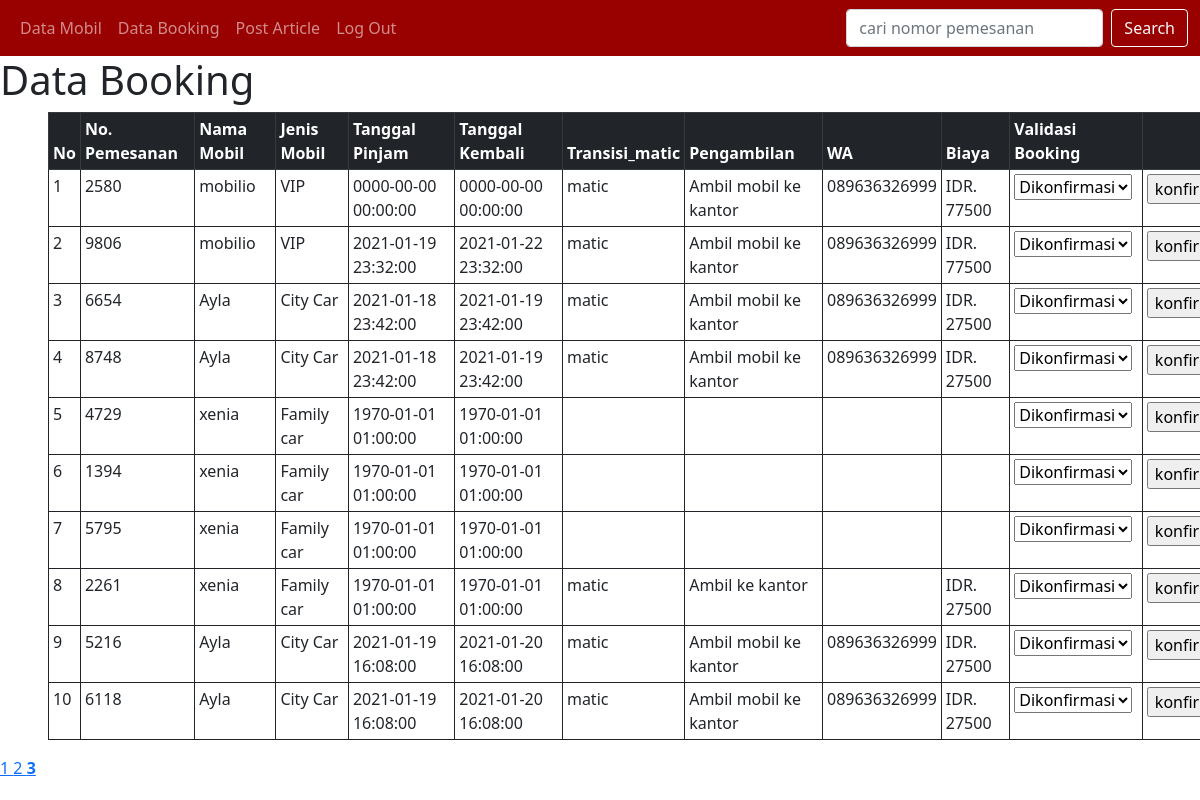
Screenshot of /Indorental/data_booking.php?halaman=3 with the database file from the repository.
### tables this page shows
CREATE TABLE `booking` (
  `id_booking` int(11) NOT NULL,
  `id_mobil` int(11) NOT NULL,
  `no_pemesanan` varchar(5) NOT NULL,
  `tgl_pinjam` datetime NOT NULL,
  `tgl_kembali` datetime NOT NULL,
  `pengambilan` text NOT NULL,
  `transisi_matic` varchar(11) NOT NULL,
  `biaya` varchar(10) NOT NULL,
  `no_WA` varchar(13) NOT NULL,
  `validasi_pemesanan` varchar(10) DEFAULT NULL
);

CREATE TABLE `list_mobil` (
  `id_mobil` int(11) NOT NULL,
  `nama_mobil` varchar(65) NOT NULL,
  `jenis` varchar(20) NOT NULL,
  `deskripsi` text NOT NULL,
  `gambar` varchar(100) NOT NULL,
  `per12` int(11) DEFAULT NULL,
  `per24` int(11) NOT NULL
);

### Indorental/functions.php (called while the page is built, shortened)
<?php
$conn = mysqli_connect("localhost","root","","indorental");
function query($query){
	global $conn;
	$result = mysqli_query($conn, $query);
	$rows = [];
	while ($baris = mysqli_fetch_assoc($result)) {
		$rows[] = $baris;
	}
	return $rows;
}
?>

### Indorental/data_booking.php (the view, shortened to what this page needs)
<?php
require 'functions.php';
$dataperPage = 10;
$data = mysqli_query($conn, "SELECT booking.id_booking, booking.no_pemesanan, list_mobil.nama_mobil, list_mobil.jenis, booking.transisi_matic, booking.tgl_pinjam, booking.tgl_kembali, booking.no_WA, booking.pengambilan, booking.biaya
	FROM booking
	INNER JOIN list_mobil
	ON booking.id_mobil = list_mobil.id_mobil
	ORDER BY booking.id_booking DESC
	");
$totalData = mysqli_num_rows($data);
$totalPages = ceil($totalData/$dataperPage);
$activePage = (isset($_GET['halaman'])) ? $_GET["halaman"] : 1;
$dataStart = ($activePage*$dataperPage)-$dataperPage;
$query = query("SELECT booking.id_booking, booking.no_pemesanan, list_mobil.nama_mobil, list_mobil.jenis, booking.transisi_matic, booking.tgl_pinjam, booking.tgl_kembali, booking.no_WA, booking.pengambilan, booking.biaya, booking.validasi_pemesanan
	FROM booking
	INNER JOIN list_mobil
	ON booking.id_mobil = list_mobil.id_mobil
	LIMIT $dataStart, $dataperPage") or die (mysqli_error);
?>
<!DOCTYPE html>
<html>
<head>
	<link href="https://cdn.jsdelivr.net/npm/bootstrap@5.0.0-beta1/dist/css/bootstrap.min.css" rel="stylesheet">
</head>
<body>
	<nav class="navbar navbar-expand-lg navbar-dark" style="background-color: #990000;">
		<div class="container-fluid">
			<ul class="navbar-nav me-auto mb-2 mb-lg-0">
				<li class="nav-item">
					<a class="nav-link" aria-current="page" href="halaman_admin.php">Data Mobil</a>
				</li>
				<li class="nav-item">
					<a class="nav-link" href="#data_booking">Data Booking</a>
				</li>
				<li class="nav-item">
					<a class="nav-link" href="post_article.php" >Post Article</a>
				</li>
				<li class="nav-item">
					<a class="nav-link" href="logout.php" >Log Out</a>
				</li>
			</ul>
			<form class="d-flex" action="" method="POST">
				<input class="form-control me-2" type="text" name="keyword" value="<?= isset($_POST["keyword"]) ? $_POST["keyword"] : ''; ?>" autofocus placeholder="cari nomor pemesanan" aria-label="Search" autocomplete="off">
				<button class="btn btn-outline-light" type="submit" name="cari">Search</button>
			</form>
		</div>
</nav>
<div class="" id="data_booking" name="data_booking">
	<h1>Data Booking</h1>
	<div class="table-responsive">
		<table class="table table-sm table-bordered border-dark mx-5">
			<thead class="table-dark">
				<tr>
					<th scope="col">No</th>
					<th scope="col">No. Pemesanan</th>
					<th scope="col">Nama Mobil</th>
					<th scope="col">Jenis Mobil</th>
					<th scope="col">Tanggal Pinjam</th>
					<th scope="col">Tanggal Kembali</th>
					<th scope="col">Transisi_matic</th>
					<th scope="col">Pengambilan</th>
					<th scope="col">WA</th>
					<th scope="col">Biaya</th>
					<th scope="col">Validasi Booking</th>
					<th></th>
				</tr>
			</thead>
			<tbody>
				<?php
				$i = 1;
				foreach ($query as $baris) : ?>
					<form method="POST">
						<tr>
							<td><?php echo $i++; ?></td>
							<td><?php echo $baris["no_pemesanan"]; ?></td>
							<td><?php echo $baris["nama_mobil"]; ?></td>
							<td><?php echo $baris["jenis"]; ?></td>
							<td><?php echo $baris["tgl_pinjam"]; ?></td>
							<td><?php echo $baris["tgl_kembali"]; ?></td>
							<td><?php echo $baris["transisi_matic"]; ?></td>
							<td><?php echo $baris["pengambilan"]; ?></td>
							<td><?php echo $baris["no_WA"]; ?></td>
							<td><?php echo $baris["biaya"]; ?></td>
							<td>
								<?php if (is_null($baris["validasi_pemesanan"])): ?>
									<select name="validasi">
										<option value="Dikonfirmasi">Dikonfirmasi</option>
									</select>
								<?php else :
									echo $baris["validasi_pemesanan"];
									?>
								<?php endif ?>
							</td>
							<td>
								<?php if ((is_null($baris["validasi_pemesanan"]))): ?>
									<input type="submit" name="submit" value="konfirmasi" onclick="return confirm('Coba di cek lagi min, nomor pemesanannya udah bener belum?');">
								<?php else:
									echo "Sudah konfirmasi";
									?>
								<?php endif ?>
							</td>
						</tr>
					</form>
				<?php endforeach; ?>
			</tbody>
		</table>
	</div>
	<div class="">
		<?php for ($i=1; $i<=$totalPages ; $i++) : ?>
			<?php if ( $activePage == $i): ?>
				<a href="?halaman=<?=$i; ?> "> <b><?php echo $i; ?></b> </a>
				<?php else: ?>
					<a href="?halaman=<?=$i; ?> "> <?php echo $i; ?> </a>
				<?php endif ?>
			<?php  endfor; ?>
		</div>
	</div>
</body>
</html>

### rows the page displays
booking: no_pemesanan "2580", id_mobil.nama_mobil "mobilio", id_mobil.jenis "VIP", tgl_pinjam "0000-00-00 00:00:00", tgl_kembali "0000-00-00 00:00:00", transisi_matic "matic", pengambilan "Ambil mobil ke kantor", no_WA "089636326999", biaya "IDR. 77500"
booking: no_pemesanan "9806", id_mobil.nama_mobil "mobilio", id_mobil.jenis "VIP", tgl_pinjam "2021-01-19 23:32:00", tgl_kembali "2021-01-22 23:32:00", transisi_matic "matic", pengambilan "Ambil mobil ke kantor", no_WA "089636326999", biaya "IDR. 77500"
booking: no_pemesanan "6654", id_mobil.nama_mobil "Ayla", id_mobil.jenis "City Car", tgl_pinjam "2021-01-18 23:42:00", tgl_kembali "2021-01-19 23:42:00", transisi_matic "matic", pengambilan "Ambil mobil ke kantor", no_WA "089636326999", biaya "IDR. 27500"
booking: no_pemesanan "8748", id_mobil.nama_mobil "Ayla", id_mobil.jenis "City Car", tgl_pinjam "2021-01-18 23:42:00", tgl_kembali "2021-01-19 23:42:00", transisi_matic "matic", pengambilan "Ambil mobil ke kantor", no_WA "089636326999", biaya "IDR. 27500"
booking: no_pemesanan "4729", id_mobil.nama_mobil "xenia", id_mobil.jenis "Family car", tgl_pinjam "1970-01-01 01:00:00", tgl_kembali "1970-01-01 01:00:00"
booking: no_pemesanan "1394", id_mobil.nama_mobil "xenia", id_mobil.jenis "Family car", tgl_pinjam "1970-01-01 01:00:00", tgl_kembali "1970-01-01 01:00:00"
booking: no_pemesanan "5795", id_mobil.nama_mobil "xenia", id_mobil.jenis "Family car", tgl_pinjam "1970-01-01 01:00:00", tgl_kembali "1970-01-01 01:00:00"
booking: no_pemesanan "2261", id_mobil.nama_mobil "xenia", id_mobil.jenis "Family car", tgl_pinjam "1970-01-01 01:00:00", tgl_kembali "1970-01-01 01:00:00", transisi_matic "matic", pengambilan "Ambil ke kantor", biaya "IDR. 27500"
booking: no_pemesanan "5216", id_mobil.nama_mobil "Ayla", id_mobil.jenis "City Car", tgl_pinjam "2021-01-19 16:08:00", tgl_kembali "2021-01-20 16:08:00", transisi_matic "matic", pengambilan "Ambil mobil ke kantor", no_WA "089636326999", biaya "IDR. 27500"
booking: no_pemesanan "6118", id_mobil.nama_mobil "Ayla", id_mobil.jenis "City Car", tgl_pinjam "2021-01-19 16:08:00", tgl_kembali "2021-01-20 16:08:00", transisi_matic "matic", pengambilan "Ambil mobil ke kantor", no_WA "089636326999", biaya "IDR. 27500"
